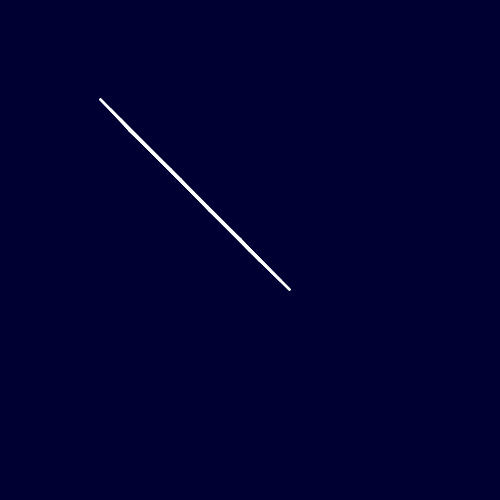
Frame 1 (no input)
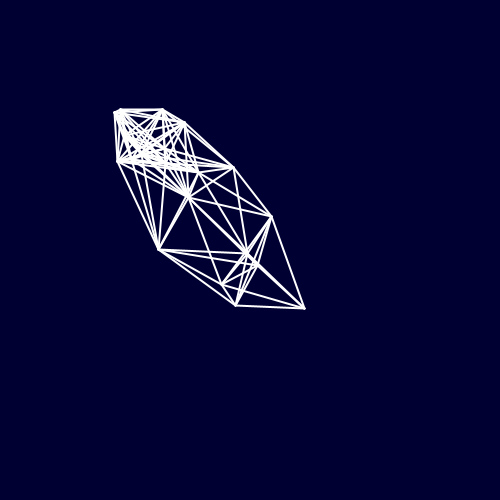
Frame 60 (the mouse pressed at the canvas centre just before this capture)
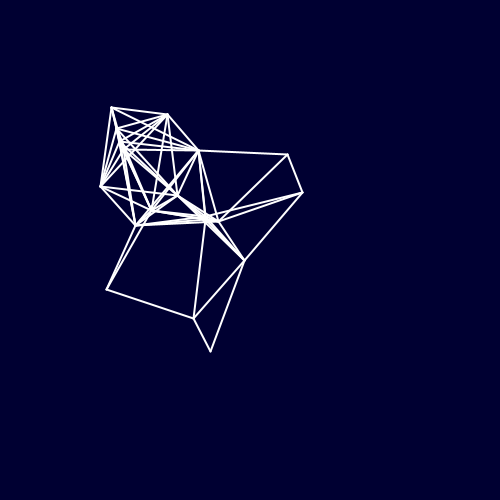
Frame 120 (the mouse held since frame 60 and released just before this capture)

The Processing sketch that drew these frames (run headless with seeded random() and noise(); from frame 60 on, the mouse is pressed at the canvas centre):

// Processing sketch: processing_154847
// ── processing_154847.pde

//Day 8: classic distance testing
int num = 20;
float[] x1 = new float[num];
float[] y1 = new float[num];  
float[] dx = new float[num];
float[] dy = new float[num];  
int currentFrame = 0;
float distance = 100;
float howFar = 0;

void setup() {
  size(500, 500);

  // initial position in the centre of the screen
  for(int i = 0; i< num; i++){
  x1[i] = 100+i*10;
  y1[i] = 100+i*10;
  // dx and dy are the small change in position each frame
  dx[i] = random(-1, 1);
  dy[i] = random(-1, 1);
  }
}

void draw() {
  
  background(0,0,50);
 
  float max = 2;
  float min = 0.5;
 
 //look through line points
  for(int i = 0; i< num; i++){
    // calculate new position
  x1[i] += dx[i];
  y1[i] += dy[i];
  //When the shape hits the edge of the window, it reverses its direction and changes velocity
  if ( x1[i] > width-100 || x1[i] < 100) {
    dx[i] = dx[i] > 0 ? -random(min, max) : random(min, max);
  }
  if (y1[i] > height-100 || y1[i] < 100) {
    dy[i] = dy[i] > 0 ? -random(min, max) : random(min, max);
  }
  stroke(255);
  noFill();
  // exlude the line
  //ellipse(x1[i],y1[i],5,5 );
  }
  
  // loop through distances between all points
  for (int i=0; i<num; i++) {
    for (int j=0; j<i; j++) {
      howFar = dist(x1[i], y1[i], x1[j], y1[j]  );
      if (howFar < distance) {
        stroke(255);
        strokeWeight(2);
        line(x1[i], y1[i], x1[j], y1[j]);
      }
    }
  }
}
